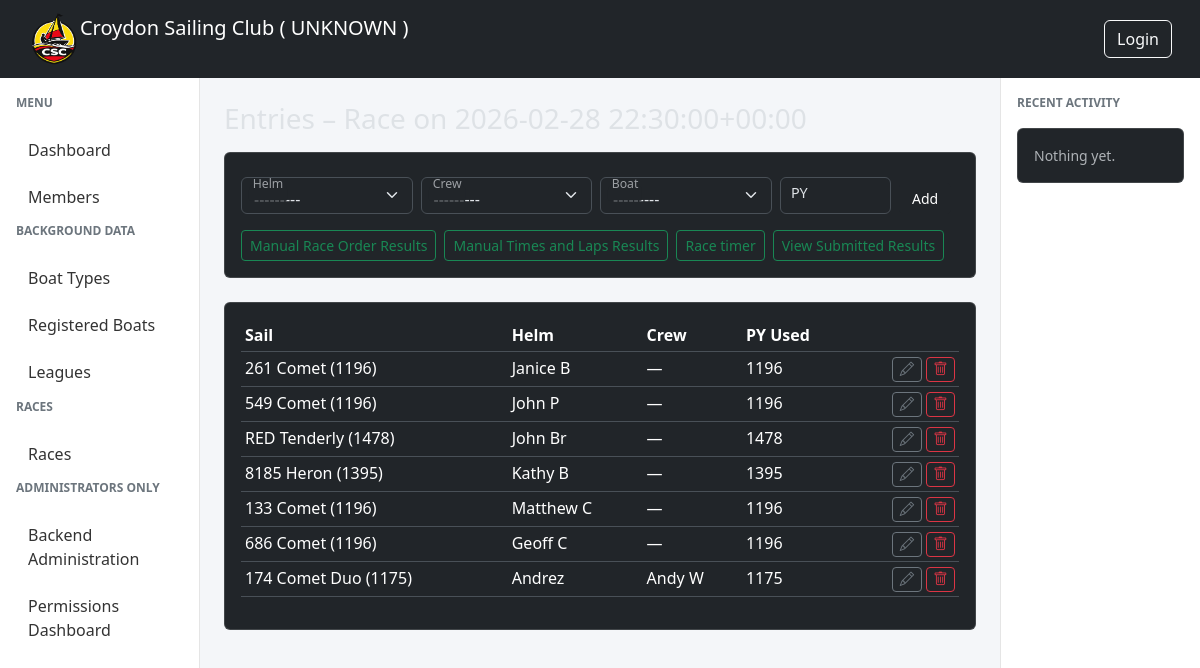
The page /races/35/entries/ on the database its author committed.
### races/models.py (models this page shows, shortened)
class Race(models.Model):
    event = models.OneToOneField(Event, on_delete=models.CASCADE)
    league = models.ForeignKey(
        "races.League",
        on_delete=models.SET_NULL,
        null=True,
        blank=True,
        related_name="races",
    )
    race_officer = models.ForeignKey(
        settings.AUTH_USER_MODEL,
        on_delete=models.SET_NULL,
        null=True,
        related_name="races_as_ro",
    )
    assistant_race_officer = models.ForeignKey(
        settings.AUTH_USER_MODEL,
        on_delete=models.SET_NULL,
        null=True,
        blank=True,
        related_name="races_as_aro",
    )
    class RaceStatus(models.TextChoices):
        DRAFT = "draft", "Draft"
        OPEN = "open", "Open"
        RUNNING = "running", "Running"
        FINISHED = "finished", "Finished"
        VERIFIED = "verified", "Verified"
        LOCKED = "locked", "Locked"
    status = models.CharField(
        max_length=20,
        choices=RaceStatus.choices,
        default=RaceStatus.DRAFT,
    )
    def __str__(self):
        return f"Race on {self.event.start_datetime}"

class Event(models.Model):
    class EventType(models.TextChoices):
        RACE = "race", "Race"
        MEETING = "meeting", "Meeting"
        WORKPARTY = "workparty", "Work Party"
    start_datetime = models.DateTimeField()
    type = models.CharField(max_length=20, choices=EventType.choices)
    created_by = models.ForeignKey(
        settings.AUTH_USER_MODEL,
        on_delete=models.SET_NULL,
        null=True,
        related_name="events_created",
    )
    created_at = models.DateTimeField(auto_now_add=True)
    is_active = models.BooleanField(default=True)

class RaceEntry(models.Model):
    race = models.ForeignKey(Race, on_delete=models.CASCADE, related_name="entries")
    helm = models.ForeignKey(
        settings.AUTH_USER_MODEL,
        on_delete=models.CASCADE,
        related_name="races_as_helm",
    )
    crew = models.ForeignKey(
        settings.AUTH_USER_MODEL,
        on_delete=models.SET_NULL,
        null=True,
        blank=True,
        related_name="races_as_crew",
    )
    boat = models.ForeignKey(
        "races.RegisteredBoat",
        on_delete=models.PROTECT,
    )
    boat_type_name = models.CharField(max_length=200)
    py_used = models.IntegerField()
    class ResultStatus(models.TextChoices):
        FINISHED = "finished", "Finished"
        DNF = "dnf", "Did Not Finish"
        DSQ = "dsq", "Disqualified"
    created_at = models.DateTimeField(auto_now_add=True)
    class Meta:
        constraints = [
            models.UniqueConstraint(fields=["race", "boat"], name="unique_boat_per_race"),
            models.UniqueConstraint(fields=["race", "helm"], name="unique_helm_per_race"),
        ]

class RegisteredBoat(models.Model):
    sail_number = models.CharField(max_length=20)
    boat_type = models.ForeignKey(BoatType,on_delete=models.CASCADE)
    def __str__(self):
        return f'{self.sail_number} {self.boat_type}'

class BoatType(models.Model):
    name = models.CharField(max_length=100)
    description = models.CharField(max_length=255, blank=True)
    py = models.IntegerField(
        "Portsmouth Yardstick",
        validators=[
            MinValueValidator(1000),
            MaxValueValidator(2000),
        ],
    )
    def __str__(self):
        return f'{self.name} ({self.py})'

### members/models.py (models this page shows, shortened)
class Member(AbstractUser):
    username = models.CharField(
        max_length=150,
        unique=True,
        null=True,
        blank=True,
        verbose_name="Alias"
    )
    email = models.EmailField(
        unique=True,
        verbose_name="Email Address"
    )
    full_name = models.CharField(
        max_length=255,
        blank=True,
        help_text="Full name as an alternative to first and last name"
    )
    email_verified = models.BooleanField(
        default=False,
        help_text="Designates whether the user's email has been verified"
    )
    default_boat = models.ForeignKey(
        "races.RegisteredBoat",
        on_delete=models.SET_NULL,
        null=True,
        blank=True,
        related_name="default_for_members",
    )
    USERNAME_FIELD = "email"
    REQUIRED_FIELDS = ["username"]

### races/views.py (the view)
# urls.py: path("<int:pk>/entries/", RaceEntryListView.as_view(), name="race-entries"),
class RaceEntryListView(DetailView):
    model = Race
    template_name = "races/race_entries.html"
    context_object_name = "race"
    def get_context_data(self, **kwargs):
        context = super().get_context_data(**kwargs)
        context["entries"] = self.object.entries.select_related("helm", "crew", "boat")
        context["form"] = RaceEntryForm(race=self.object)
        context["existing_helms"] = list(
            self.object.entries.values_list("helm_id", flat=True)
        )
        context["existing_crew"] = list(
            self.object.entries.values_list("crew_id", flat=True)
        )
        context["existing_boats"] = list(
            self.object.entries.values_list("boat_id", flat=True)
        )
        return context

### csc_manager/context_processors.py (called while the page is built)
def template_settings(request):
    return {
        name: getattr(settings, name)
        for name in getattr(settings, "TEMPLATE_VISIBLE_SETTINGS", [])
    }

### races/templates/races/race_entries.html (shortened to what this page needs)
{% extends "base.html" %}
{% block content %}
<h3 class="mb-3">
    Entries – {{ race }}
</h3>
<div class="card mb-4">
    <div class="card-body">
        <form method="post"
            action="{% if editing_entry %}
                        {% url 'race-entry-edit' race.pk editing_entry.pk %}
                    {% else %}
                        {% url 'race-entry-add' race.pk %}
                    {% endif %}">
            <div class="row g-2">
                <div class="row g-2 align-items-end">
                    <div class="col-12 col-md-3">
                        <div class="form-floating compact">
                            {{ form.helm }}
                            <label for="{{ form.helm.id_for_label }}">Helm</label>
                        </div>
                    </div>
                    <div class="col-12 col-md-3">
                        <div class="form-floating compact">
                            {{ form.crew }}
                            <label for="{{ form.crew.id_for_label }}">Crew</label>
                        </div>
                    </div>
                    <div class="col-12 col-md-3">
                        <div class="form-floating compact">
                            {{ form.boat }}
                            <label for="{{ form.boat.id_for_label }}">Boat</label>
                        </div>
                    </div>
                    <div class="col-6 col-md-2">
                        <div class="form-floating compact">
                            {{ form.py_used }}
                            <label for="{{ form.py_used.id_for_label }}">PY</label>
                        </div>
                    </div>
                    <div class="col-6 col-md-1 d-grid">
                        <button id="add-entry-btn"
                                class="btn btn-dark btn-sm">
                            {% if editing_entry %}Save{% else %}Add{% endif %}
                        </button>
                    </div>
                </div>
                <div class="d-flex flex-wrap gap-2 mt-3">
                    <a href="{% url 'race-results-manual' race.pk %}"
                        class="btn btn-sm btn-outline-success">
                        Manual Race Order Results
                    </a>
                    <a href="{% url 'race-results-manual-time' race.pk %}"
                        class="btn btn-sm btn-outline-success">
                        Manual Times and Laps Results
                    </a>
                    <a href="{% url 'race-timer' race.pk %}"
                        class="btn btn-sm btn-outline-success">
                        Race timer
                    </a>
                    <a href="{% url 'select-result-set' race.pk %}"
                        class="btn btn-sm btn-outline-success">
                        View Submitted Results
                    </a>
                </div>
            </div>
        </form>
    </div>
</div>
<div class="card">
    <div class="card-body">
        <table class="table table-sm">
            <thead>
                <tr>
                    <th>Sail</th>
                    <th>Helm</th>
                    <th>Crew</th>
                    <th>PY Used</th>
                    <th></th>
                </tr>
            </thead>
            <tbody>
            {% for e in entries %}
                <tr>
                    <td>{{ e.boat }}</td>
                    <td>{{ e.helm.username }}</td>
                    <td>{{ e.crew.username|default:"—" }}</td>
                    <td>{{ e.py_used }}</td>
                    <td class="text-end text-nowrap">
                        <a href="{% url 'race-entry-edit' race.pk e.pk %}"
                        class="btn btn-sm btn-outline-secondary btn-icon"
                        title="Edit entry">
                            <i class="bi bi-pencil"></i>
                        </a>
                        <a href="{% url 'race-entry-delete' race.pk e.pk %}"
                        class="btn btn-sm btn-outline-danger btn-icon"
                        title="Remove entry"
                        onclick="return confirm('Remove this entry?');">
                            <i class="bi bi-trash"></i>
                        </a>
                    </td>
                </tr>
            {% empty %}
                <tr>
                    <td colspan="4" class="text-muted text-center">
                        No entries yet
                    </td>
                </tr>
            {% endfor %}
            </tbody>
        </table>
    </div>
</div>
{% endblock %}

### csc_manager/templates/base.html (style rules this page uses)
body { background-color: #f4f6f9; }
.form-floating > .form-select, .form-floating > .form-control { padding-top: 0.9rem; padding-bottom: 0.35rem; height: calc(2.5rem + 2px); min-height: calc(2.5rem + 2px); }
.form-floating > label { padding: 0.4rem 0.75rem; font-size: 0.85rem; }
.form-floating.compact > .form-select, .form-floating.compact > .form-control { padding-top: 0.7rem; padding-bottom: 0.2rem; height: calc(2.2rem + 2px); min-height: calc(2.2rem + 2px); }
.form-floating.compact > label { padding: 0.25rem 0.65rem; font-size: 0.9rem; }
.btn-icon { padding: 0.25rem 0.4rem; line-height: 1; }
.btn-icon i { font-size: 0.9rem; }

### rows shown on the page
Race: event.start_datetime "Race on 2026-02-28 22:30:00+00:00"
RaceEntry: boat "261 Comet (1196)", helm.username "Janice B", crew.username "—", py_used "1196"
RaceEntry: boat "549 Comet (1196)", helm.username "John P", crew.username "—", py_used "1196"
RaceEntry: boat "RED Tenderly (1478)", helm.username "John Br", crew.username "—", py_used "1478"
RaceEntry: boat "8185 Heron (1395)", helm.username "Kathy B", crew.username "—", py_used "1395"
RaceEntry: boat "133 Comet (1196)", helm.username "Matthew C", crew.username "—", py_used "1196"
RaceEntry: boat "686 Comet (1196)", helm.username "Geoff C", crew.username "—", py_used "1196"
RaceEntry: boat "174 Comet Duo (1175)", helm.username "Andrez", crew.username "Andy W", py_used "1175"

### other values the page prints
{{ ENVIRONMENT }} "UNKNOWN"
